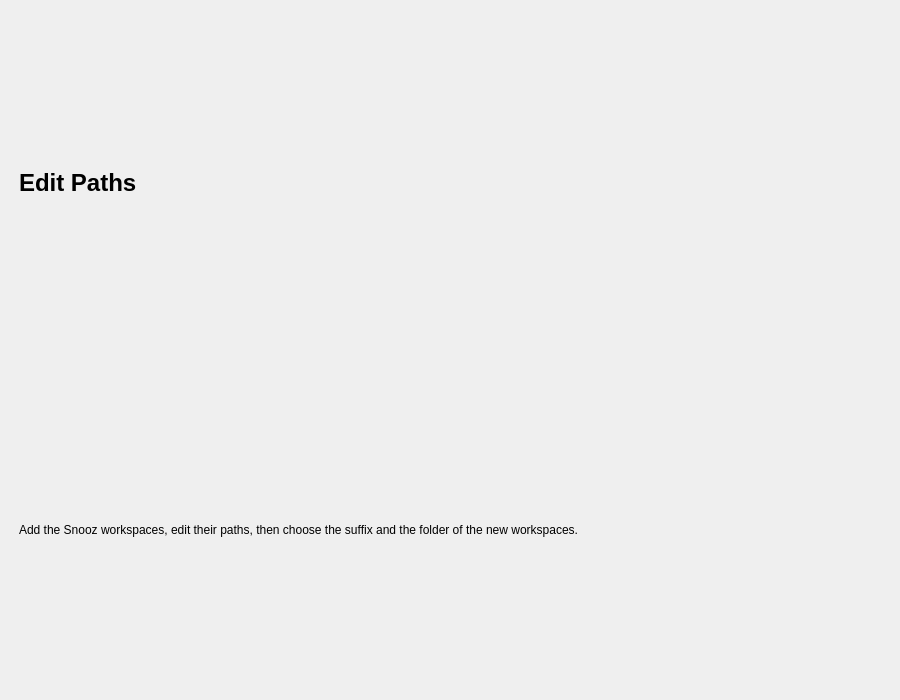
<?xml version="1.0" encoding="UTF-8"?>
<ui version="4.0">
 <class>EditPathsInSnoozWorkspaceSettingStep</class>
 <widget class="QWidget" name="EditPathsInSnoozWorkspaceSettingStep">
  <property name="geometry">
   <rect>
    <x>0</x>
    <y>0</y>
    <width>900</width>
    <height>700</height>
   </rect>
  </property>
  <property name="windowTitle">
   <string />
  </property>
  <layout class="QVBoxLayout" name="verticalLayout">
   <property name="spacing">
    <number>16</number>
   </property>
   <property name="leftMargin">
    <number>0</number>
   </property>
   <property name="topMargin">
    <number>0</number>
   </property>
   <property name="rightMargin">
    <number>0</number>
   </property>
   <property name="bottomMargin">
    <number>0</number>
   </property>
   <item>
    <layout class="QVBoxLayout" name="header_box_layout">
     <property name="leftMargin">
      <number>19</number>
     </property>
     <property name="topMargin">
      <number>12</number>
     </property>
     <property name="rightMargin">
      <number>19</number>
     </property>
     <property name="bottomMargin">
      <number>0</number>
     </property>
     <item>
      <layout class="QVBoxLayout" name="header_layout">
       <property name="spacing">
        <number>6</number>
       </property>
       <item>
        <widget class="QLabel" name="title_label">
         <property name="font">
          <font>
           <pointsize>18</pointsize>
           <bold>true</bold>
          </font>
         </property>
         <property name="text">
          <string>Edit Paths</string>
         </property>
        </widget>
       </item>
       <item>
        <widget class="QLabel" name="subtitle_label">
         <property name="text">
          <string>Add the Snooz workspaces, edit their paths, then choose the suffix and the folder of the new workspaces.</string>
         </property>
         <property name="wordWrap">
          <bool>true</bool>
         </property>
         <property name="variant" stdset="0">
          <string notr="true">help</string>
         </property>
        </widget>
       </item>
      </layout>
     </item>
    </layout>
   </item>
  </layout>
 </widget>
 <resources>
  <include location="../../../../../snooz-toolbox/src/main/python/ui/themes/themes.qrc" />
 </resources>
 <connections />
</ui>
